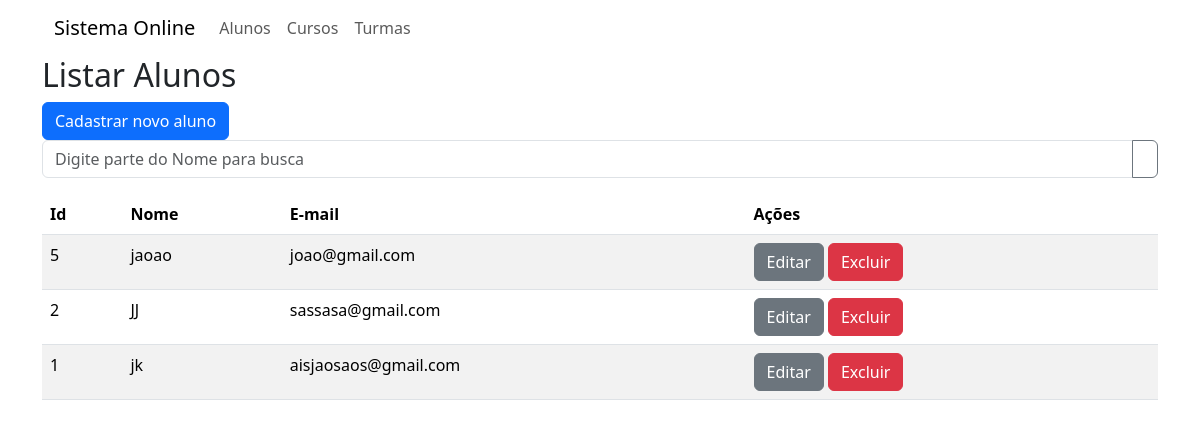
Before: /teste/listar_alunos with the older database file.
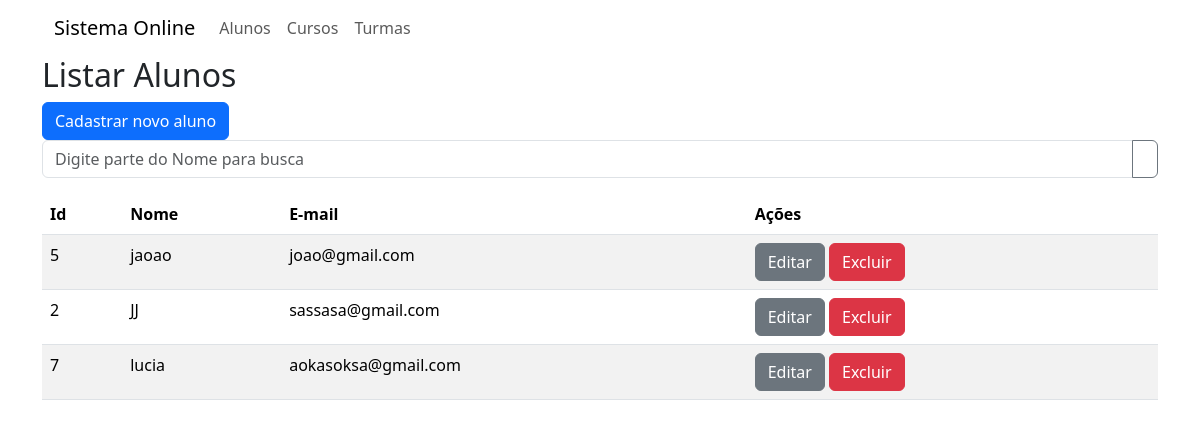
After: the same page with the newer database file.
### teste/models.py (models this page shows, shortened)
class  Aluno(models.Model):
    nome = models.CharField(max_length=200,null=False)
    cpf = models.CharField(max_length=14,null=False)
    email = models.EmailField()

### teste/views.py (the view)
# urls.py: path('listar_alunos',views.listar_Aluno,
def listar_Aluno(request):
     busca= request.GET.get('busca')
     if busca:
         alunos= Aluno.objects.filter(nome__icontais=busca).extra(select={'novo':'lower(nome)'}).order_by('novo')
     else:
         alunos = Aluno.objects.all().extra(select={'novo':'lower(nome)'}).order_by('novo')
     return render(request,'listar_aluno.html',
                  {'alunos': alunos})

### teste/templates/listar_aluno.html
{% extends 'base.html' %}
{% load bootstrap_icons %}
{% block content %}
   <h2>Listar Alunos</h2>
   <a href="{% url 'incluir_aluno' %}" class = 'btn btn-primary'>
      Cadastrar novo aluno </a>
      <form method="get">
           <div class = "input-group mb-3">
                <input   type="text" class="form-control"
                         placeholder="Digite parte do Nome para busca"
                         aria-label="Digite parte do Nome para busca"
                         name="nome"
                          aria-describedby="botao-busca">
                <button class ="btn btn-outline-secondary" type="submit"
                          id="botao-busca">{% bs_icon 'search' %}</button>
           </div>
      </form>
   <table class="table table-striped">
        <thead>
           <tr>
               <th>Id</th>
               <th> Nome </th>
               <th>E-mail</th>
               <th> Ações </th>
           </tr>
        </thead>
        <tbody>
             {% for  a in alunos %}
               <tr>
                  <td>{{a.id}}</td>
                  <td>{{a.nome}}</td>
                  <td>{{a.email}}</td>
                  <td>
                     <a href="{% url 'editar_aluno' a.id %}" class ='btn btn-secondary'>Editar</a>
                     <a href="javascript:void(0)"
                         onclick="abrirTela('{% url 'excluir_aluno' a.id %}')"
                         class="btn btn-danger">Excluir</a>
                  </td>
               </tr>
              {% endfor %}
        </tbody>
   </table>
{% endblock %}

### templates/base.html (shortened to what this page needs)
{% load django_bootstrap5 %}
{% load bootstrap_icons %}
<!DOCTYPE html>
<html lang="pt-br">
<head>
{% bootstrap_css %}
</head>
<div class="container">
    <nav class="navbar navbar-expand-lg">
        <div class="container-fluid">
            <a class="navbar-brand" href="#">
                Sistema Online</a>
            <div class="collapse navbar-collapse" id="menu">
                <ul class="navbar-nav me-auto mb-2 mb-lg-0">
                    <li class="list-item">
                        <a href="{% url 'listar_alunos' %}"
                            class="nav-link">Alunos</a>
                    </li>
                    <li class="list-item">
                        <a href="{% url 'listar_cursos' %}" class="nav-link">Cursos</a>
                    </li>
                    <li class="list-item">
                        <a href="#" class="nav-link">Turmas</a>
                    </li>
                </ul>
            </div>
        </div>
    </nav>
<body>
    {% block content %}
    {% endblock %}
</div>
</body>
</html>

Changed rows visible on the page:
removed Aluno: id "1", nome "jk", email "aisjaosaos@gmail.com"
added Aluno: id "7", nome "lucia", email "aokasoksa@gmail.com"
